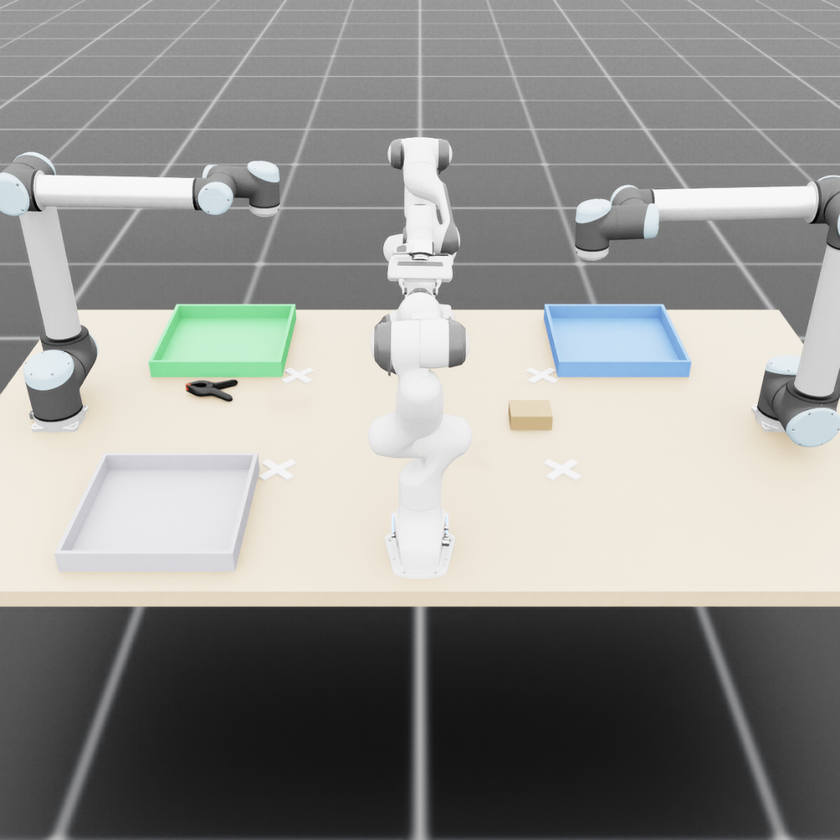
#> input picture fourarm/out/ex2_capture_block/e00_L.png, 840 x 840 px, shrunk from 1024 x 1024 before the run; its folder holds only this picture in this run
$ python visibility.py
#> lines starting #> are read from the running program, lines starting #| are printed output that depends on the picture; after the words box and inside, x2 and y2 are one past the last pixel; in counts of white or black regions, pixels touching at a corner belong together
"""EX2 step 0: is the flip object actually VISIBLE in the render.

WHY THIS EXISTS. The Q1 notebook already excludes positions with cause,
but on ONE criterion: whether the arm legality carries the aperture
contrast. A position can carry the full contrast and still have the block
hidden behind the Franka, and nothing in the pipeline noticed. Position
e10 is such a case. Its block presents 45 visible pixels standing and 224
lying, against medians of 1518 and 720, and GPT answered its two posture
trials INVERTED -- the only two it got wrong out of twenty.

Legality and visibility are independent properties and both are
preconditions. A perception result from a picture that does not show the
object is not a result about the model.

WHY IT IS COMPUTED FROM PIXELS ALONE. Excluding a position BECAUSE it
scored badly is choosing the sample from the answers. This module never
sees a model reply. It takes the renders, measures how much of the block
each one shows, and returns the verdict; whether that verdict happens to
agree with a run's failures is then a finding rather than a construction.
Run it before the calls, not after.

HOW THE BLOCK IS FOUND. By colour, sampled from a capture where the block
is plainly unoccluded, then the LARGEST CONNECTED region of that colour.
Connectivity is what makes it a measurement of the block: a bare colour
count also collects shadowed table pixels inside the tolerance, and at the
occluded position that noise was enough to put it at 34 percent of the
median rather than 3, which is the difference between a cliff and a
judgement call.

THE THRESHOLD IS A CLIFF, NOT A TUNING. Across the seventeen captured
positions the worst-visible pose runs 0.60 to 1.14 of its pose median,
and then one position at 0.03. Any cut between 0.05 and 0.55 excludes the
same single position. The default sits in the middle of that gap and the
report prints both margins, so a reader can see the cut was not placed
against a close call.

Usage:
    python3 -m experiments.ex2.visibility --probes out/ex2_capture_block
    python3 -m experiments.ex2.visibility --probes out/ex2_capture_block \\
        --prefix e --min-ratio 0.5
"""

import argparse
import collections
import glob
import os
import statistics
import sys

_HERE = os.path.dirname(os.path.abspath(__file__))
_ROOT = os.path.dirname(os.path.dirname(_HERE))
for _p in (_ROOT, os.path.join(_ROOT, "ycb")):
    if _p not in sys.path:
        sys.path.insert(0, _p)

# A position must show at least this fraction of the median visible block
# area, in EVERY pose, to be usable. See the module docstring: the observed
# gap runs from 0.03 to 0.60, so this sits in open space.
MIN_RATIO = 0.50

# Summed absolute RGB distance from the sampled block colour. Tight enough
# that the cream table (about 165 away) never enters.
TOLERANCE = 40


def _np():
    """numpy, PIL and scipy, imported late.

    They are not needed to run EX2, only to check a capture, and a hard
    import would make the whole experiments package fail to load on a
    machine that never renders anything.
    """
    try:
        import numpy as np
        from PIL import Image
        from scipy import ndimage
    except ImportError as exc:                          # noqa: BLE001
        raise SystemExit(
            "the visibility check needs numpy, Pillow and scipy: %s. It is "
            "the only part of EX2 that reads pixels; everything else runs "
            "without them." % exc)
    return np, Image, ndimage


# The block's colour, sampled once from out/ex2_capture_block/e08_U.png at
# the block's centre and recorded here with its provenance.
#
# Stated rather than auto-detected, deliberately. Two auto-detectors were
# tried -- a fixed sampling box, and the modal colour of the region that
# changes between poses -- and BOTH silently returned the table instead of
# the block, at which point every position measures as fully visible and
# the check passes while testing nothing. A wrong constant that is
# CHECKED is safer than a clever guess that is not, so the number is here
# and validate_colour below refuses to proceed if it stops matching a
# block.
BLOCK_RGB = (204.0, 181.0, 140.0)


def sample_block_colour(path, box):
    """The block's RGB from a patch known to be block. Both arguments
    required: a default box is a magic rectangle tuned to one framing, and
    it returns the table the moment the camera moves. Use this to
    RE-DERIVE BLOCK_RGB after recolouring or re-rendering, then paste the
    result above and rerun the harness."""
    np, Image, _ = _np()
    a = np.asarray(Image.open(path).convert("RGB")).astype(int)
    y0, y1, x0, x1 = box
    return tuple(float(v) for v in
                 np.median(a[y0:y1, x0:x1].reshape(-1, 3), axis=0))


def validate_colour(paths, block_rgb=BLOCK_RGB, tolerance=TOLERANCE):
    """Refuse a colour that is not measuring a block.

    This is the guard that both auto-detectors needed and did not have. A
    colour that has drifted onto the table matches an enormous, frame-
    spanning region; one that matches nothing leaves an empty mask. Either
    way every position scores the same and the occlusion check reports a
    clean sheet, which is the most dangerous possible failure for a
    precondition. So the mask on the reference position must look like an
    object: present, a small fraction of the frame, and mostly one
    connected piece.

    `paths` are the poses of a position where the block is plainly
    unoccluded.
    """
    np, Image, ndimage = _np()
    problems = []
    for path in paths:
        a = np.asarray(Image.open(path).convert("RGB")).astype(int)
        mask = np.abs(a - np.array(block_rgb)).sum(2) < tolerance
        frac = mask.sum() / mask.size
        if frac == 0:
            problems.append("%s: nothing matches the colour"
                            % os.path.basename(path))
            continue
        if frac > 0.05:
            problems.append("%s: %.1f%% of the frame matches, which is a "
                            "surface and not an object"
                            % (os.path.basename(path), 100 * frac))
            continue
        lab, n = ndimage.label(mask)
        sizes = ndimage.sum(mask, lab, range(1, n + 1))
        if sizes.max() / mask.sum() < 0.5:
            problems.append("%s: the matching pixels are scattered, the "
                            "largest piece is only %.0f%% of them"
                            % (os.path.basename(path),
                               100 * sizes.max() / mask.sum()))
    if problems:
        raise SystemExit(
            "the block colour %s is not measuring a block in the reference "
            "position:\n  %s\nRe-derive it with sample_block_colour() from "
            "a patch that is block, update BLOCK_RGB, and rerun "
            "h_ex2_visibility.py." % (tuple(block_rgb), "\n  ".join(problems)))
    return True


def visible_px(path, block_rgb, tolerance=TOLERANCE):
    """Pixels in the LARGEST connected block-coloured region of a render.

    Largest-connected rather than a plain count, because scattered table
    pixels inside the tolerance are not the block and counting them hides
    an occlusion behind noise.
    """
    np, Image, ndimage = _np()
    a = np.asarray(Image.open(path).convert("RGB")).astype(int)
    mask = np.abs(a - block_rgb).sum(2) < tolerance
    lab, n = ndimage.label(mask)
    if n == 0:
        return 0
    return int(ndimage.sum(mask, lab, range(1, n + 1)).max())


def measure(capture_dir, prefix="e", reference=None, block_rgb=BLOCK_RGB):
    """{position: {pose_suffix: visible_px}} for every position found.

    `reference` names a POSITION used to validate the colour before
    anything is measured, and it must be one where the block is plainly
    unoccluded -- validating against a hidden block would accept a colour
    that matches whatever is in front of it. It defaults to the position
    with the most block-coloured pixels, which is the least occluded one
    by construction.
    """
    paths = sorted(glob.glob(os.path.join(capture_dir, "%s*.png" % prefix)))
    if not paths:
        raise SystemExit("no %s*.png renders in %s" % (prefix, capture_dir))
    by_pos = collections.defaultdict(list)
    for p in paths:
        by_pos[os.path.basename(p)[:-4][:-2]].append(p)

    out = collections.defaultdict(dict)
    for p in paths:
        seq = os.path.basename(p)[:-4]
        out[seq[:-2]][seq[-1]] = visible_px(p, block_rgb)
    out = dict(out)

    ref = reference or max(out, key=lambda k: max(out[k].values()))
    if ref not in by_pos:
        raise SystemExit("reference position %r has no %s*.png renders in "
                         "%s" % (ref, prefix, capture_dir))
    validate_colour(sorted(by_pos[ref]), block_rgb=block_rgb)
    return out


def verdict(counts, min_ratio=MIN_RATIO):
    """(usable, occluded, detail) from the measurements.

    Each pose is compared against the MEDIAN OF ITS OWN POSE across
    positions, never against the other poses. The three poses present
    genuinely different areas -- the flat one shows about half what the
    standing one does -- so one shared median would flag every flat
    capture and hide a real occlusion among them.
    """
    poses = sorted({p for v in counts.values() for p in v})
    complete = {k: v for k, v in counts.items() if set(v) == set(poses)}
    if not complete:
        raise SystemExit("no position has all of %s" % poses)
    med = {p: statistics.median(v[p] for v in complete.values())
           for p in poses}
    detail = {}
    for pos, v in complete.items():
        ratios = {p: (v[p] / med[p]) if med[p] else 0.0 for p in poses}
        detail[pos] = {"px": v, "ratios": ratios,
                       "worst": min(ratios.values()),
                       "worst_pose": min(ratios, key=ratios.get)}
    usable = sorted(p for p, d in detail.items() if d["worst"] >= min_ratio)
    occluded = sorted(p for p, d in detail.items() if d["worst"] < min_ratio)
    incomplete = sorted(set(counts) - set(complete))
    for pos in incomplete:
        detail[pos] = {"px": counts[pos], "ratios": {}, "worst": None,
                       "worst_pose": None}
    return usable, occluded, detail


def report(detail, usable, occluded, min_ratio=MIN_RATIO):
    lines = ["%-6s %s   %8s  %s"
             % ("pos", "  ".join("%7s" % p for p in
                                 sorted(next(iter(detail.values()))["px"])),
                "worst", "verdict")]
    ranked = sorted((d["worst"] if d["worst"] is not None else -1, p)
                    for p, d in detail.items())
    for _, pos in ranked:
        d = detail[pos]
        if d["worst"] is None:
            lines.append("%-6s %s   %8s  INCOMPLETE"
                         % (pos, "  ".join("%7s" % d["px"].get(p, "-")
                                           for p in sorted(d["px"])), "-"))
            continue
        lines.append("%-6s %s   %8.2f  %s"
                     % (pos, "  ".join("%7d" % d["px"][p]
                                       for p in sorted(d["px"])),
                        d["worst"],
                        "OCCLUDED (%s)" % d["worst_pose"]
                        if pos in occluded else "ok"))
    worst_ok = min((detail[p]["worst"] for p in usable), default=None)
    best_bad = max((detail[p]["worst"] for p in occluded), default=None)
    lines.append("")
    lines.append("cut at %.2f of the pose median, in every pose."
                 % min_ratio)
    if best_bad is not None and worst_ok is not None:
        lines.append("worst excluded %.2f, best retained %.2f: the cut sits "
                     "in open space, so it is not deciding a close call."
                     % (best_bad, worst_ok))
    lines.append("%d usable, %d occluded: %s"
                 % (len(usable), len(occluded), ", ".join(occluded) or "none"))
    lines.append("this reads pixels only and never a model reply, so a "
                 "position is not excluded for having scored badly.")
    return "\n".join(lines)


def main(argv=None):
    ap = argparse.ArgumentParser(description=__doc__.splitlines()[0])
    ap.add_argument("--probes", default="out/ex2_capture_block")
    ap.add_argument("--prefix", default="e",
                    help="render filename prefix, e.g. e or w")
    ap.add_argument("--min-ratio", type=float, default=MIN_RATIO)
    ap.add_argument("--reference", default=None,
                    help="a POSITION id used to validate the block colour, "
                         "e.g. e08. Must be one where the block is plainly "
                         "unoccluded. Defaults to the least occluded.")
    ap.add_argument("--block-rgb", default=None,
                    help="override the recorded block colour, as R,G,B")
    a = ap.parse_args(argv)
    rgb = (tuple(float(x) for x in a.block_rgb.split(","))
           if a.block_rgb else BLOCK_RGB)
    counts = measure(a.probes, prefix=a.prefix, reference=a.reference,
                     block_rgb=rgb)
#> in visible_px, `mask = np.abs(a - block_rgb).sum(2) < tolerance`:
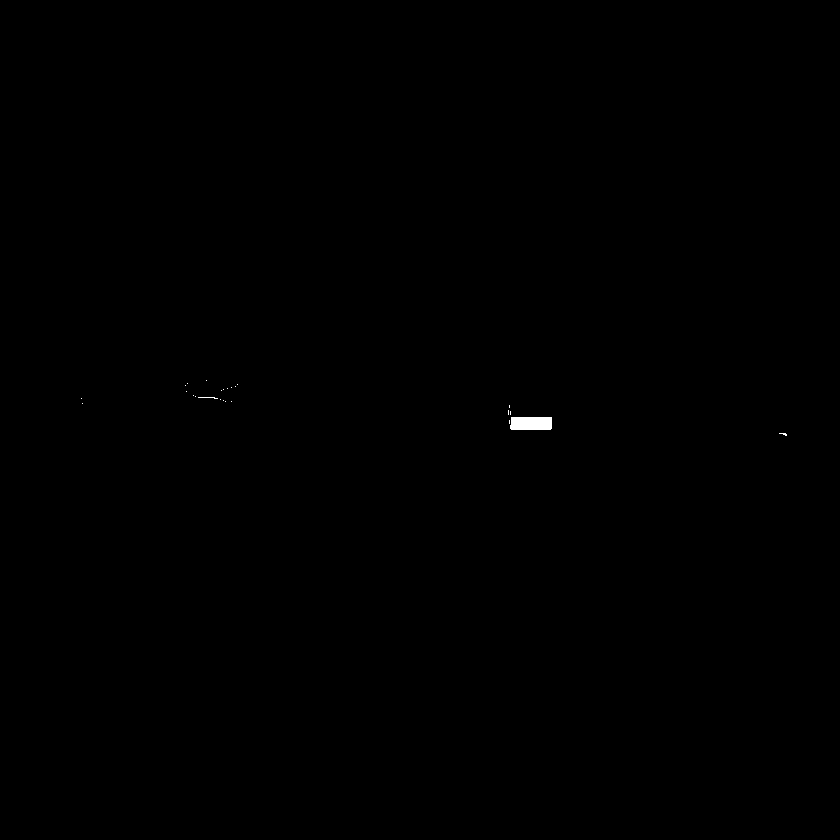
#> mask: shape (840, 840) bool; 0.09% white; 25 white regions (23 under 20 px), largest, box (x1, y1, x2, y2) and area: (510, 417, 552, 430) 536, (198, 397, 218, 399) 21
#> in visible_px, `lab, n = ndimage.label(mask)`: lab: shape (840, 840) int32; 26 distinct labels, from 0 to 25
#> in visible_px, `lab, n = ndimage.label(mask)`: n = 25
#> in measure, `out = dict(out)`: out = 1 item
#> in measure, `ref = reference or max(out, key=lambda k: max(out[k].values()))`: ref = 'e00'
#> in validate_colour, `frac = mask.sum() / mask.size`: frac = 0.000856
#> in validate_colour, `lab, n = ndimage.label(mask)`: n = 25
#> in validate_colour, `sizes = ndimage.sum(mask, lab, range(1, n + 1))`: sizes = 25 values, max 536 at index 22, min 1 at index 0, mean 24.16
    usable, occluded, detail = verdict(counts, min_ratio=a.min_ratio)
    print(report(detail, usable, occluded, min_ratio=a.min_ratio))
    return 0


if __name__ == "__main__":
    raise SystemExit(main())
#> in main, `counts = measure(a.probes, prefix=a.prefix, reference=a.reference, blo..`: counts = 1 item
#> in verdict, `poses = sorted({p for v in counts.values() for p in v})`: poses = ['L']
#> in verdict, `complete = {k: v for k, v in counts.items() if set(v) == set(poses)}`: complete = 1 item
#> in verdict, `med = {p: statistics.median(v[p] for v in complete.values()) for p in ..`: med = {'L': 536}
#> the loop in verdict, `for pos, v in complete.items():` made 1 pass
#> (pos, v, ratios) on pass 1: ('e00', {'L': 536}, {'L': 1})
#> after the loop in verdict, `for pos, v in complete.items():`: detail = 1 item
#> in verdict, `usable = sorted(p for p, d in detail.items() if d["worst"] >= min_ratio)`: usable = ['e00']
#> in verdict, `occluded = sorted(p for p, d in detail.items() if d["worst"] < min_rat..`: occluded = []
#> in main, `usable, occluded, detail = verdict(counts, min_ratio=a.min_ratio)`: usable = ['e00']; occluded = []; detail = 1 item
#> in report, `ranked = sorted((d["worst"] if d["worst"] is not None else -1, p) for ..`: ranked = [(1, 'e00')]
#> the loop in report, `for _, pos in ranked:` made 1 pass
#> after the loop in report, `for _, pos in ranked:`: lines = ['pos          L      worst  verdict', 'e00        536       1.00  ok']
#> in report, `worst_ok = min((detail[p]["worst"] for p in usable), default=None)`: worst_ok = 1
#| pos          L      worst  verdict
#| e00        536       1.00  ok
#| cut at 0.50 of the pose median, in every pose.
#| 1 usable, 0 occluded: none
#| this reads pixels only and never a model reply, so a position is not excluded for having scored badly.
#> (the program exits here)
